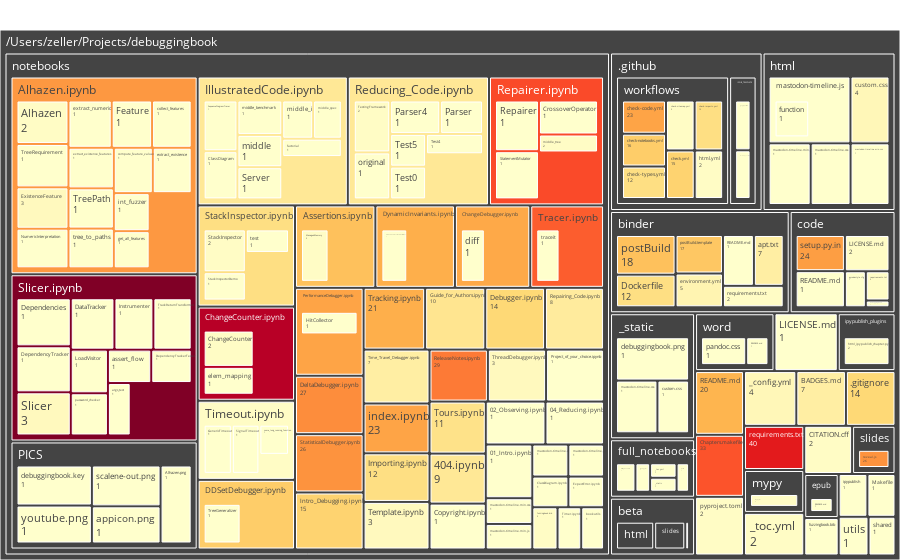

Notebook code for this chart:
### Markdown cell above
... but the result is very much worth it. We can now zoom into individual files and compare the change counts for the individual functions.

### Code cell
fine_change_counter.map()

### Figure 1 — Plotly figure (JSON) as saved in the notebook; plotly's stock layout.template omitted (floating-point values rounded to 4 significant figures; data arrays with more than 128 entries replaced by an {"elided": "..."} marker saying what was removed)
{"data": [{"branchvalues": "total", "hoverinfo": "label+text", "ids": {"elided": "204 str values"}, "labels": {"elided": "204 str values"}, "marker": {"colors": {"elided": "204 int values"}, "colorscale": [[0.0, "rgb(255,255,204)"], [0.125, "rgb(255,237,160)"], [0.25, "rgb(254,217,118)"], [0.375, "rgb(254,178,76)"], [0.5, "rgb(253,141,60)"], [0.625, "rgb(252,78,42)"], [0.75, "rgb(227,26,28)"], [0.875, "rgb(189,0,38)"], [1.0, "rgb(128,0,38)"]]}, "parents": {"elided": "204 str values"}, "text": {"elided": "204 str values"}, "type": "treemap", "values": {"elided": "204 float values"}}], "layout": {"margin": {"b": 0, "l": 0, "r": 0, "t": 30}}}
